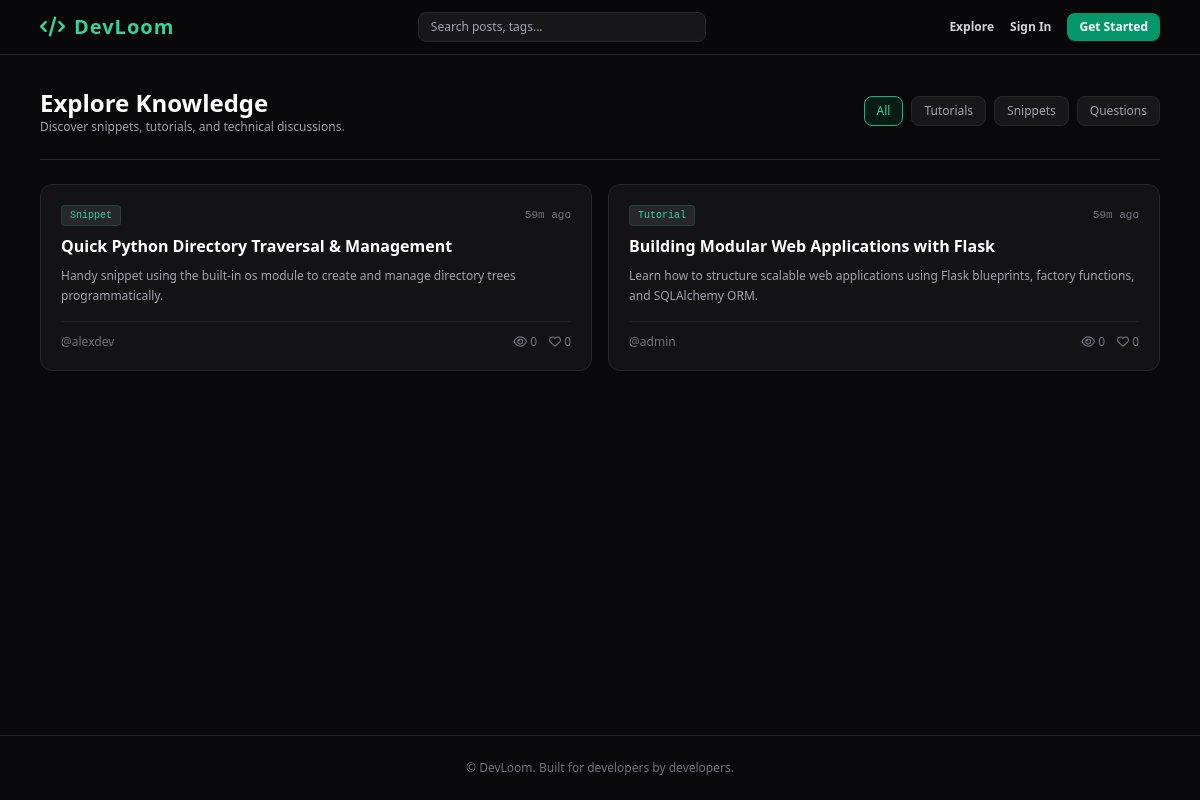
/explore, run on the app's committed database.
### models.py (models this page shows, shortened)
class Post(db.Model):
    __tablename__ = 'posts'
    id = db.Column(db.Integer, primary_key=True)
    title = db.Column(db.String(200), nullable=False)
    slug = db.Column(db.String(220), unique=True, nullable=False, index=True)
    post_type = db.Column(db.String(30), nullable=False, default='Tutorial')  # Tutorial, Snippet, Question, Discussion
    code_language = db.Column(db.String(50), nullable=True)
    summary = db.Column(db.Text, nullable=True)
    content = db.Column(db.Text, nullable=False)
    views = db.Column(db.Integer, default=0)
    created_at = db.Column(db.DateTime, default=datetime.utcnow, index=True)
    author_id = db.Column(db.Integer, db.ForeignKey('users.id', ondelete='CASCADE'), nullable=False)
    comments = db.relationship('Comment', backref='post', lazy='dynamic', cascade='all, delete-orphan')
    likers = db.relationship('User', secondary=likes, backref=db.backref('liked_posts', lazy='dynamic'), lazy='dynamic')
    savers = db.relationship('User', secondary=bookmarks, backref=db.backref('saved_posts', lazy='dynamic'), lazy='dynamic')
    tags = db.relationship('Tag', secondary=post_tags, backref=db.backref('posts', lazy='dynamic'))

class User(UserMixin, db.Model):
    __tablename__ = 'users'
    id = db.Column(db.Integer, primary_key=True)
    username = db.Column(db.String(50), unique=True, nullable=False, index=True)
    display_name = db.Column(db.String(100), nullable=False)
    email = db.Column(db.String(120), unique=True, nullable=False, index=True)
    password_hash = db.Column(db.String(256), nullable=False)
    headline = db.Column(db.String(150), nullable=True)
    bio = db.Column(db.Text, nullable=True)
    github_url = db.Column(db.String(200), nullable=True)
    website_url = db.Column(db.String(200), nullable=True)
    is_admin = db.Column(db.Boolean, default=False)
    created_at = db.Column(db.DateTime, default=datetime.utcnow)
    posts = db.relationship('Post', backref='author', lazy='dynamic', cascade='all, delete-orphan')
    comments = db.relationship('Comment', backref='author', lazy='dynamic', cascade='all, delete-orphan')

### app.py (the view, shortened to what this page needs)
    @app.route('/explore')
    def explore():
        page = request.args.get('page', 1, type=int)
        post_type = request.args.get('type', '')
        query = request.args.get('q', '')
        post_query = Post.query
        if post_type:
            post_query = post_query.filter_by(post_type=post_type)
        pagination = post_query.order_by(Post.created_at.desc()).paginate(page=page, per_page=9, error_out=False)
        return render_template('explore.html', pagination=pagination, query=query, active_type=post_type)

### templates/explore.html
{% extends "base.html" %}
{% block content %}
<div class="space-y-6">
    <div class="flex flex-col md:flex-row justify-between items-start md:items-center gap-4 border-b border-zinc-800 pb-6">
        <div>
            <h1 class="text-2xl font-black text-white">Explore Knowledge</h1>
            <p class="text-xs text-zinc-400">Discover snippets, tutorials, and technical discussions.</p>
        </div>
        <div class="flex flex-wrap gap-2 text-xs">
            <a href="/explore" class="px-3 py-1.5 rounded-lg border {% if not active_type %}bg-emerald-500/10 border-emerald-500 text-emerald-400{% else %}bg-zinc-900 border-zinc-800 text-zinc-400 hover:text-white{% endif %}">All</a>
            <a href="/explore?type=Tutorial" class="px-3 py-1.5 rounded-lg border {% if active_type == 'Tutorial' %}bg-emerald-500/10 border-emerald-500 text-emerald-400{% else %}bg-zinc-900 border-zinc-800 text-zinc-400 hover:text-white{% endif %}">Tutorials</a>
            <a href="/explore?type=Snippet" class="px-3 py-1.5 rounded-lg border {% if active_type == 'Snippet' %}bg-emerald-500/10 border-emerald-500 text-emerald-400{% else %}bg-zinc-900 border-zinc-800 text-zinc-400 hover:text-white{% endif %}">Snippets</a>
            <a href="/explore?type=Question" class="px-3 py-1.5 rounded-lg border {% if active_type == 'Question' %}bg-emerald-500/10 border-emerald-500 text-emerald-400{% else %}bg-zinc-900 border-zinc-800 text-zinc-400 hover:text-white{% endif %}">Questions</a>
        </div>
    </div>
    {% set posts_list = search_posts if search_posts is defined else (pagination.items if pagination else []) %}
    {% if posts_list %}
    <div class="grid grid-cols-1 md:grid-cols-2 gap-4">
        {% for post in posts_list %}
        <article class="bg-zinc-900/70 border border-zinc-800 p-5 rounded-xl hover:border-zinc-700 transition flex flex-col justify-between space-y-4">
            <div class="space-y-2">
                <div class="flex justify-between items-center">
                    <span class="text-[10px] bg-zinc-800 text-emerald-400 border border-emerald-500/20 px-2 py-0.5 rounded font-mono">{{ post.post_type }}</span>
                    <span class="text-[11px] text-zinc-500 font-mono">{{ post.created_at|timeago }}</span>
                </div>
                <a href="/post/{{ post.slug }}" class="text-base font-bold text-white hover:text-emerald-400 block">{{ post.title }}</a>
                <p class="text-xs text-zinc-400 line-clamp-2 leading-relaxed">{{ post.summary }}</p>
            </div>
            <div class="pt-3 border-t border-zinc-800/60 flex justify-between items-center text-xs text-zinc-500">
                <a href="/u/{{ post.author.username }}" class="hover:text-zinc-300 font-medium">@{{ post.author.username }}</a>
                <div class="flex items-center gap-3">
                    <span><i class="fa-regular fa-eye"></i> {{ post.views }}</span>
                    <span><i class="fa-regular fa-heart"></i> {{ post.likers.count() }}</span>
                </div>
            </div>
        </article>
        {% endfor %}
    </div>
    {% else %}
    <div class="text-center py-16 bg-zinc-900/30 rounded-xl border border-dashed border-zinc-800">
        <p class="text-zinc-400 text-sm">No posts found matching your criteria.</p>
    </div>
    {% endif %}
</div>
{% endblock %}

### static/css/style.css (style rules this page uses)
body { font-family: 'Inter', -apple-system, BlinkMacSystemFont, sans-serif; background-color: #09090b; color: #f4f4f5; }

### data on the page
Post: post_type "Snippet", created_at "59m ago", title "Quick Python Directory Traversal & Management", summary "Handy snippet using the built-in os module to create and manage directory trees programmatically.", author.username "alexdev", views "0", likers.count "0"
Post: post_type "Tutorial", created_at "59m ago", title "Building Modular Web Applications with Flask", summary "Learn how to structure scalable web applications using Flask blueprints, factory functions, and SQLAlchemy ORM.", author.username "admin", views "0", likers.count "0"
